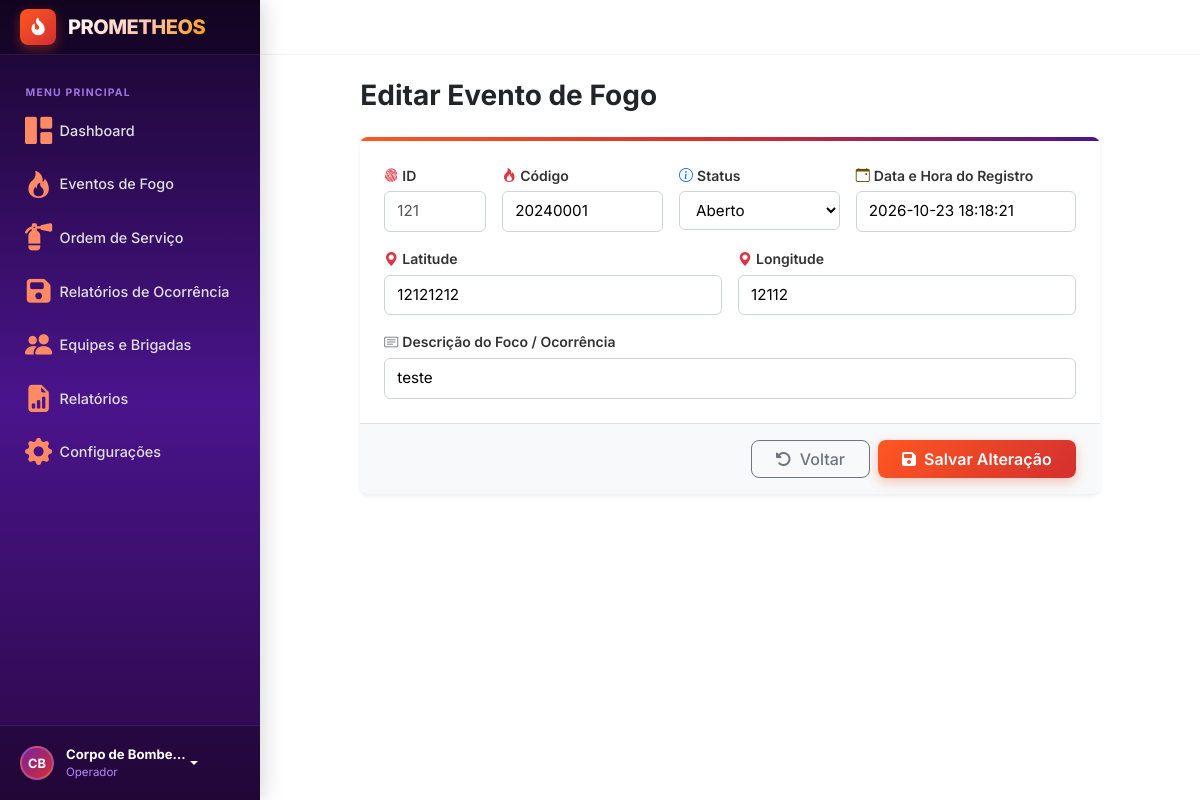
Before: /eventoFogo/editar/121 with the older database file.
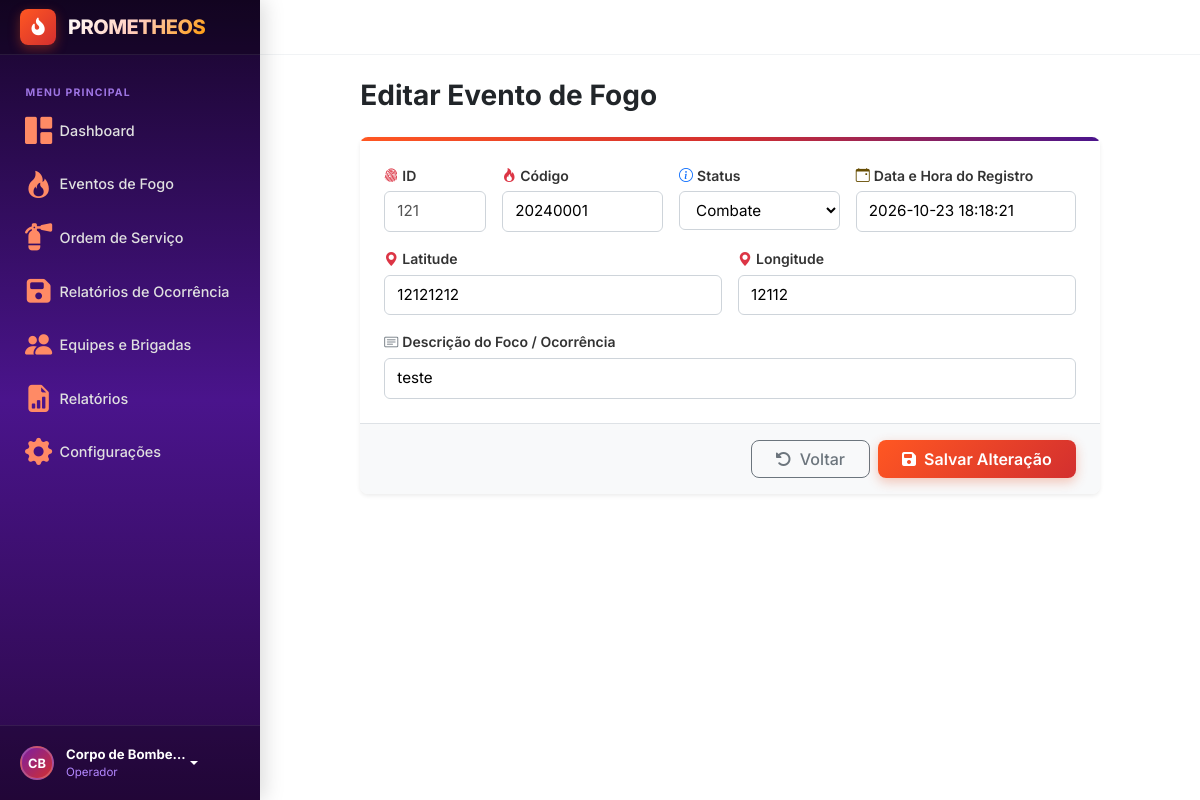
After: the same page with the newer database file.
### evento_fogo/models.py (models this page shows, shortened)
class EventoFogo(models.Model):
    codigo = models.IntegerField()
    id = models.IntegerField(primary_key=True)
    data_registro = models.DateTimeField()
    longitude = models.IntegerField()
    latitude = models.IntegerField()
    class estatus(models.TextChoices):
        ABERTO = "ABERTO"
        COMBATE = "COMBATE"
        ENCERRADO = "ENCERRADO"
    estatus = models.CharField(choices=estatus, default=estatus.ABERTO)
    descricao = models.CharField(max_length=200)

### evento_fogo/views.py (the view)
# urls.py: path('eventoFogo/editar/<id>', fogoViews.editaEventoFogo, name='editaEventoFogo'),
def editaEventoFogo(request, id=None):
    evento = EventoFogo.objects.get(pk = id)
    form = EventoFogoForm(request.POST or None, instance=evento)
    if form.is_valid():
        form.save()
        return redirect('eventoFogo')
    dicionario = {
        "form" : form
    }
    return render(request, 'evento_fogo/editaEventoFogo.html', dicionario)

### evento_fogo/forms.py
class EventoFogoForm(forms.ModelForm):
    class Meta:
        model = EventoFogo
        fields = '__all__'
    def __init__(self, *args, **kwargs):
        super(EventoFogoForm, self).__init__(*args, **kwargs)
        self.fields['id'].disabled = True
        self.fields['data_registro'].widget.attrs['placeholder'] = 'Ex: 26/10/2005 12:00'
        self.fields['descricao'].widget.attrs['placeholder'] = 'Preencha com detalhes do evento'
        self.fields['latitude'].widget.attrs['placeholder'] = 'Ex: 12.12312'
        self.fields['longitude'].widget.attrs['placeholder'] = 'Ex: 32.13232'
        self.fields['codigo'].widget.attrs['placeholder'] = 'Código de identificação'

### templates/evento_fogo/editaEventoFogo.html (shortened to what the changed rows need)
{% extends 'layout.html' %}
{% block content %}
<div class="row justify-content-center">
    <div class="col-12 col-xl-10 col-xxl-9">
        <div class="d-flex flex-wrap align-items-center justify-content-between gap-3 mb-4">
            <div>
                <h1 class="h3 fw-bold mb-0 text-dark">
                    {% if form.instance.pk %}Editar Evento de Fogo{% else %}Novo Evento de Fogo{% endif %}
                </h1>
            </div>
        </div>
        <div class="card border-0 shadow-sm rounded-3 overflow-hidden">
            <form method="post" novalidate>
                <div class="card-body p-4">
                    <div class="row g-3 mb-3">
                        <div class="col-12 col-md-2 form-field-wrapper">
                            <div>{{ form.id }}</div>
                        </div>
                        <div class="col-12 col-md-3 form-field-wrapper">
                            <div>{{ form.codigo }}</div>
                        </div>
                        <div class="col-12 col-md-3 form-field-wrapper">
                            <div>{{ form.estatus }}</div>
                        </div>
                        <div class="col-12 col-md-4 form-field-wrapper">
                            <div>{{ form.data_registro }}</div>
                        </div>
                    </div>
                    <div class="row g-3 mb-3">
                        <div class="col-12 col-md-6 form-field-wrapper">
                            <div>{{ form.latitude }}</div>
                        </div>
                        <div class="col-12 col-md-6 form-field-wrapper">
                            <div>{{ form.longitude }}</div>
                        </div>
                    </div>
                    <div class="row g-3">
                        <div class="col-12 form-field-wrapper">
                            <div>{{ form.descricao }}</div>
                        </div>
                    </div>
                </div>
            </form>
        </div>
    </div>
</div>
{% endblock %}

Changed rows visible on the page:
changed EventoFogo "teste": estatus "Aberto" → "Combate"
